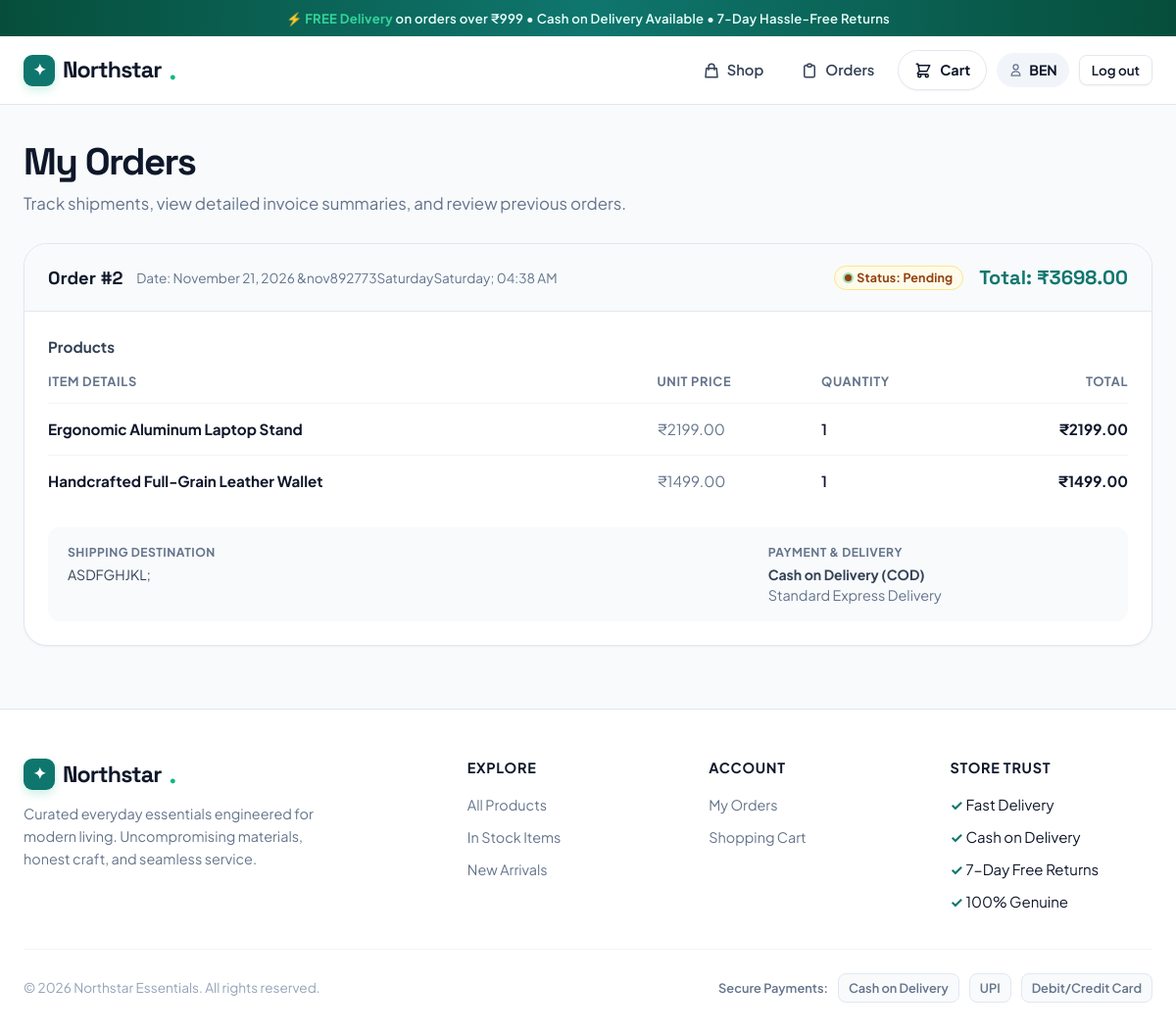
The page /orders/ (signed in) on the database its author committed.
### store/models.py (models this page shows, shortened)
class Order(models.Model):
    user = models.ForeignKey(
        User,
        on_delete=models.CASCADE
    )
    total_amount = models.DecimalField(
        max_digits=10,
        decimal_places=2
    )
    address = models.TextField()
    status = models.CharField(
        max_length=30,
        default='Pending'
    )
    created_at = models.DateTimeField(auto_now_add=True)

class OrderItem(models.Model):
    order = models.ForeignKey(
        Order,
        on_delete=models.CASCADE,
        related_name='items'
    )
    product = models.ForeignKey(
        Product,
        on_delete=models.CASCADE
    )
    quantity = models.IntegerField(default=1)
    price = models.DecimalField(
        max_digits=10,
        decimal_places=2
    )

class Product(models.Model):
    name = models.CharField(max_length=200)
    description = models.TextField()
    price = models.DecimalField(
        max_digits=10,
        decimal_places=2
    )
    stock = models.IntegerField(default=0)
    image = models.URLField(blank=True)
    created_at = models.DateTimeField(auto_now_add=True)

### store/views.py (the view)
# urls.py: path('orders/', views.my_orders, name='my_orders'),
@login_required
def my_orders(request):
    orders = Order.objects.filter(
        user=request.user
    ).prefetch_related('items__product').order_by('-created_at')
    return render(request, 'orders.html', {
        'orders': orders
    })

### store/context_processors.py (called while the page is built)
def cart_context(request):
    cart = request.session.get('cart', {})
    cart_count = 0
    if isinstance(cart, dict):
        cart_count = sum(cart.values())
    return {
        'cart_count': cart_count,
    }

### store/templates/orders.html (shortened to what this page needs)
{% extends 'base.html' %}
{% block content %}
    <h1 class="page-heading">My Orders</h1>
    <p class="intro">Track shipments, view detailed invoice summaries, and review previous orders.</p>
    {% if orders %}
        <div class="orders-grid">
            {% for order in orders %}
                <article class="order-card">
                    <div class="order-card-header">
                        <div class="order-id-group">
                            <h2 class="order-heading">Order #{{ order.id }}</h3>
                            <span class="order-date-text">Date: {{ order.created_at|date:"F d, Y &bull; h:i A" }}</span>
                        </div>
                        <div class="order-meta-right">
                            {% if order.status == 'Pending' %}
                                <span class="badge badge-warning">
                                    <span class="pulse-dot"></span> Status: {{ order.status }}
                                </span>
                            {% elif order.status == 'Delivered' or order.status == 'Completed' %}
                                <span class="badge badge-success">
                                    ✓ Status: {{ order.status }}
                                </span>
                            {% else %}
                                <span class="badge badge-info">
                                    Status: {{ order.status }}
                                </span>
                            {% endif %}
                            <div class="order-total-badge">
                                Total: ₹{{ order.total_amount }}
                            </div>
                        </div>
                    </div>
                    <div class="order-card-body">
                        <h3 style="font-size: 0.95rem; font-weight: 700; color: var(--ink-light); margin-bottom: 12px;">Products</h3>
                        <table class="order-items-table">
                            <thead>
                                <tr>
                                    <th>Item Details</th>
                                    <th>Unit Price</th>
                                    <th>Quantity</th>
                                    <th style="text-align: right;">Total</th>
                                </tr>
                            </thead>
                            <tbody>
                                {% for item in order.items.all %}
                                    <tr class="order-item-row">
                                        <td>
                                            <div class="order-item-prod">
                                                <div>
                                                    <a href="{% url 'product_detail' item.product.id %}" style="font-weight: 700; color: var(--ink);">
                                                        {{ item.product.name }}
                                                    </a>
                                                </div>
                                            </div>
                                        </td>
                                        <td style="color: var(--muted);">₹{{ item.price }}</td>
                                        <td style="font-weight: 600;">{{ item.quantity }}</td>
                                        <td style="text-align: right; font-weight: 700; color: var(--ink);">
                                            ₹{{ item.price }}
                                        </td>
                                    </tr>
                                {% endfor %}
                            </tbody>
                        </table>
                        <div class="order-footer-details">
                            <div>
                                <div class="order-detail-label">Shipping Destination</div>
                                <div class="order-detail-val">{{ order.address|linebreaksbr }}</div>
                            </div>
                            <div>
                                <div class="order-detail-label">Payment & Delivery</div>
                                <div class="order-detail-val">
                                    <strong>Cash on Delivery (COD)</strong><br>
                                    <span class="muted">Standard Express Delivery</span>
                                </div>
                            </div>
                        </div>
                    </div>
                </article>
            {% endfor %}
        </div>
    {% endif %}
{% endblock %}

### store/templates/base.html (shortened to what this page needs)
<!DOCTYPE html>
<html lang="en">
<head>
</head>
<body>
    <aside class="announcement-bar">
        ⚡ <span>FREE Delivery</span> on orders over ₹999 &bull; Cash on Delivery Available &bull; 7-Day Hassle-Free Returns
    </aside>
    <header class="site-header">
        <nav class="nav-wrap" aria-label="Main navigation">
            <a class="brand" href="{% url 'home' %}">
                <span class="brand-badge">✦</span>
                Northstar<span class="brand-dot">.</span>
            </a>
            <div class="nav-links">
                <a class="nav-link" href="{% url 'home' %}">
                    <svg width="18" height="18" fill="none" viewBox="0 0 24 24" stroke="currentColor" stroke-width="2"><path stroke-linecap="round" stroke-linejoin="round" d="M16 11V7a4 4 0 00-8 0v4M5 9h14l1 12H4L5 9z"/></svg>
                    Shop
                </a>
                {% if user.is_authenticated %}
                    <a class="nav-link" href="{% url 'my_orders' %}">
                        <svg width="18" height="18" fill="none" viewBox="0 0 24 24" stroke="currentColor" stroke-width="2"><path stroke-linecap="round" stroke-linejoin="round" d="M9 5H7a2 2 0 00-2 2v12a2 2 0 002 2h10a2 2 0 002-2V7a2 2 0 00-2-2h-2M9 5a2 2 0 002 2h2a2 2 0 002-2M9 5a2 2 0 012-2h2a2 2 0 012 2"/></svg>
                        Orders
                    </a>
                    <a class="cart-pill" href="{% url 'view_cart' %}">
                        <svg width="18" height="18" fill="none" viewBox="0 0 24 24" stroke="currentColor" stroke-width="2"><path stroke-linecap="round" stroke-linejoin="round" d="M3 3h2l.4 2M7 13h10l4-8H5.4M7 13L5.4 5M7 13l-2.293 2.293c-.63.63-.184 1.707.707 1.707H17m0 0a2 2 0 100 4 2 2 0 000-4zm-8 2a2 2 0 11-4 0 2 2 0 014 0z"/></svg>
                        <span>Cart</span>
                    </a>
                    <div class="user-greeting" title="Logged in as {{ user.username }}">
                        <svg width="15" height="15" fill="none" viewBox="0 0 24 24" stroke="currentColor" stroke-width="2"><path stroke-linecap="round" stroke-linejoin="round" d="M16 7a4 4 0 11-8 0 4 4 0 018 0zM12 14a7 7 0 00-7 7h14a7 7 0 00-7-7z"/></svg>
                        <strong>{{ user.username }}</strong>
                    </div>
                    <form method="post" action="{% url 'logout' %}" style="display: inline; margin: 0;">
                        <button class="button-secondary button-sm" type="submit" title="Log out of your account">Log out</button>
                    </form>
                {% endif %}
            </div>
        </nav>
    </header>
    <main class="page">
        {% block content %}{% endblock %}
    </main>
    <footer class="site-footer">
        <div class="footer-wrap">
            <div class="footer-brand">
                <a class="brand" href="{% url 'home' %}">
                    <span class="brand-badge">✦</span>
                    Northstar<span class="brand-dot">.</span>
                </a>
                <p>Curated everyday essentials engineered for modern living. Uncompromising materials, honest craft, and seamless service.</p>
            </div>
            <div class="footer-col">
                <h4>Explore</h4>
                <ul>
                    <li><a href="{% url 'home' %}">All Products</a></li>
                    <li><a href="{% url 'home' %}?stock=in_stock">In Stock Items</a></li>
                    <li><a href="{% url 'home' %}?sort=newest">New Arrivals</a></li>
                </ul>
            </div>
            <div class="footer-col">
                <h4>Account</h4>
                <ul>
                    {% if user.is_authenticated %}
                        <li><a href="{% url 'my_orders' %}">My Orders</a></li>
                        <li><a href="{% url 'view_cart' %}">Shopping Cart</a></li>
                    {% else %}
                        <li><a href="{% url 'login' %}">Customer Login</a></li>
                        <li><a href="{% url 'register' %}">Create Account</a></li>
                    {% endif %}
                </ul>
            </div>
            <div class="footer-col">
                <h4>Store Trust</h4>
                <ul>
                    <li><span style="color: var(--primary); font-weight: 700;">✓</span> Fast Delivery</li>
                    <li><span style="color: var(--primary); font-weight: 700;">✓</span> Cash on Delivery</li>
                    <li><span style="color: var(--primary); font-weight: 700;">✓</span> 7-Day Free Returns</li>
                    <li><span style="color: var(--primary); font-weight: 700;">✓</span> 100% Genuine</li>
                </ul>
            </div>
        </div>
        <div class="footer-bottom">
            <div>&copy; 2026 Northstar Essentials. All rights reserved.</div>
            <div class="payment-badges">
                <span>Secure Payments:</span>
                <span class="payment-pill">Cash on Delivery</span>
                <span class="payment-pill">UPI</span>
                <span class="payment-pill">Debit/Credit Card</span>
            </div>
        </div>
    </footer>
</body>
</html>

### store/templates/orders.html (style rules this page uses)
.orders-grid { display: flex; flex-direction: column; gap: 24px; margin-top: 28px; }
.order-card { background: #ffffff; border: 1px solid var(--line); border-radius: var(--radius-xl); overflow: hidden; box-shadow: var(--shadow-sm); transition: box-shadow 0.2s ease, border-color 0.2s ease; }
.order-card-header { background: var(--canvas); border-bottom: 1px solid var(--line); padding: 18px 24px; display: flex; flex-wrap: wrap; align-items: center; justify-content: space-between; gap: 16px; }
.order-id-group { display: flex; align-items: center; gap: 14px; }
.order-heading { font-family: 'Space Grotesk', sans-serif; font-size: 1.15rem; font-weight: 800; color: var(--ink); margin: 0; }
.order-date-text { font-size: 0.85rem; color: var(--muted); }
.order-meta-right { display: flex; align-items: center; gap: 16px; }
.order-total-badge { font-family: 'Space Grotesk', sans-serif; font-size: 1.25rem; font-weight: 800; color: var(--primary); }
.order-card-body { padding: 24px; }
.order-items-table { width: 100%; border-collapse: collapse; margin-bottom: 20px; }
.order-items-table th { text-align: left; font-size: 0.8rem; text-transform: uppercase; letter-spacing: 0.05em; color: var(--muted); padding-bottom: 12px; border-bottom: 1px solid var(--line-light); }
.order-item-row { border-bottom: 1px solid var(--line-light); }
.order-item-row:last-child { border-bottom: none; }
.order-item-row td { padding: 14px 0; vertical-align: middle; font-size: 0.95rem; }
.order-item-prod { display: flex; align-items: center; gap: 12px; }
.order-footer-details { background: var(--canvas); border-radius: var(--radius-md); padding: 16px 20px; display: grid; grid-template-columns: 2fr 1fr; gap: 20px; font-size: 0.88rem; }
.order-detail-label { font-weight: 700; text-transform: uppercase; letter-spacing: 0.04em; font-size: 0.76rem; color: var(--muted); margin-bottom: 4px; }
.order-detail-val { color: var(--ink-light); line-height: 1.4; }

### rows shown on the page
Order: id "2", created_at "November 21, 2026 &nov892773SaturdaySaturday; 04:38 AM", status "Pending", total_amount "3698.00", address "ASDFGHJKL;"
OrderItem: product.name "Ergonomic Aluminum Laptop Stand", price "2199.00", quantity "1"
OrderItem: product.name "Handcrafted Full-Grain Leather Wallet", price "1499.00", quantity "1"

### other values the page prints
{{ user.username }} "BEN"
